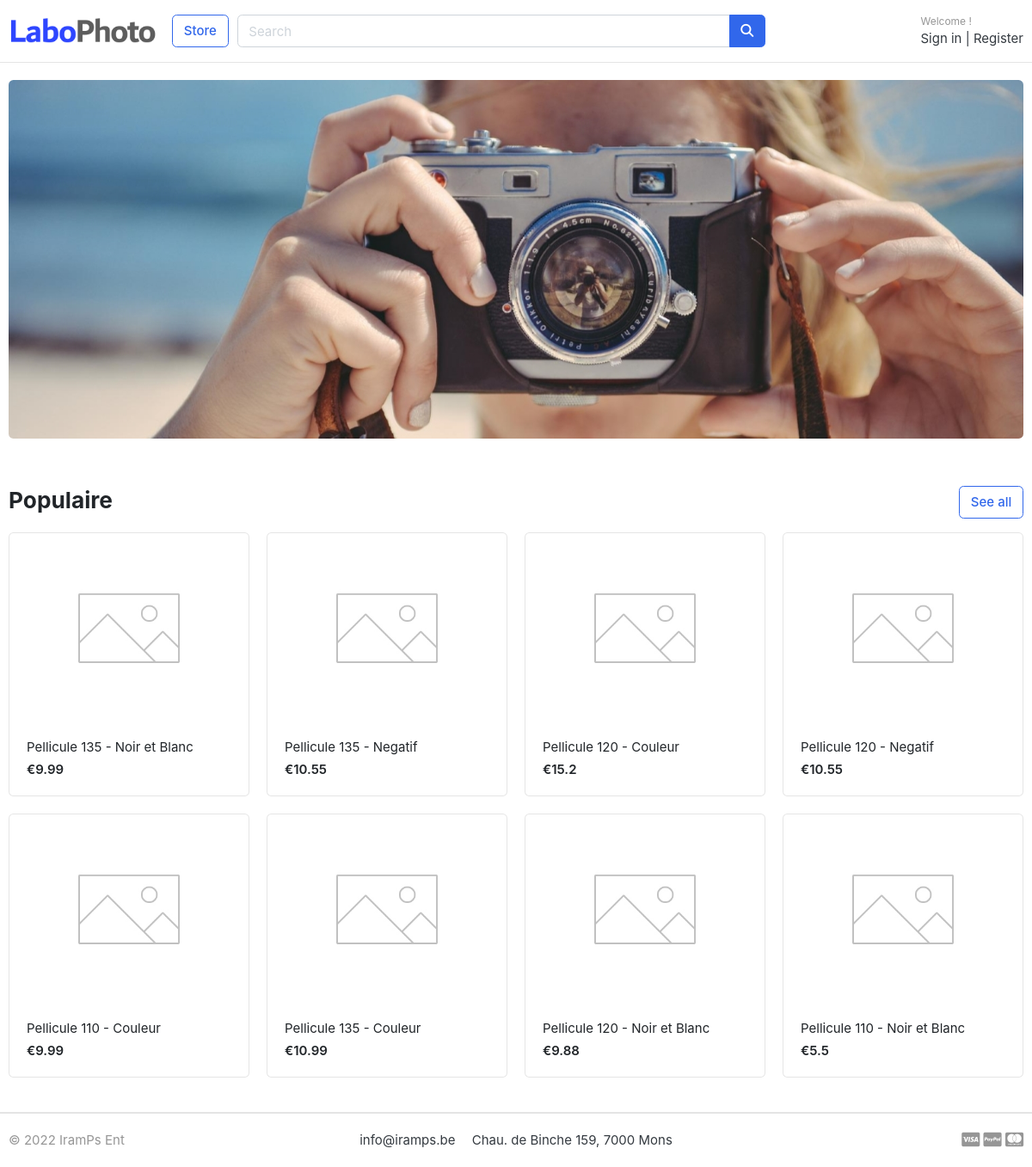
/, run on an earlier commit of the app's database.
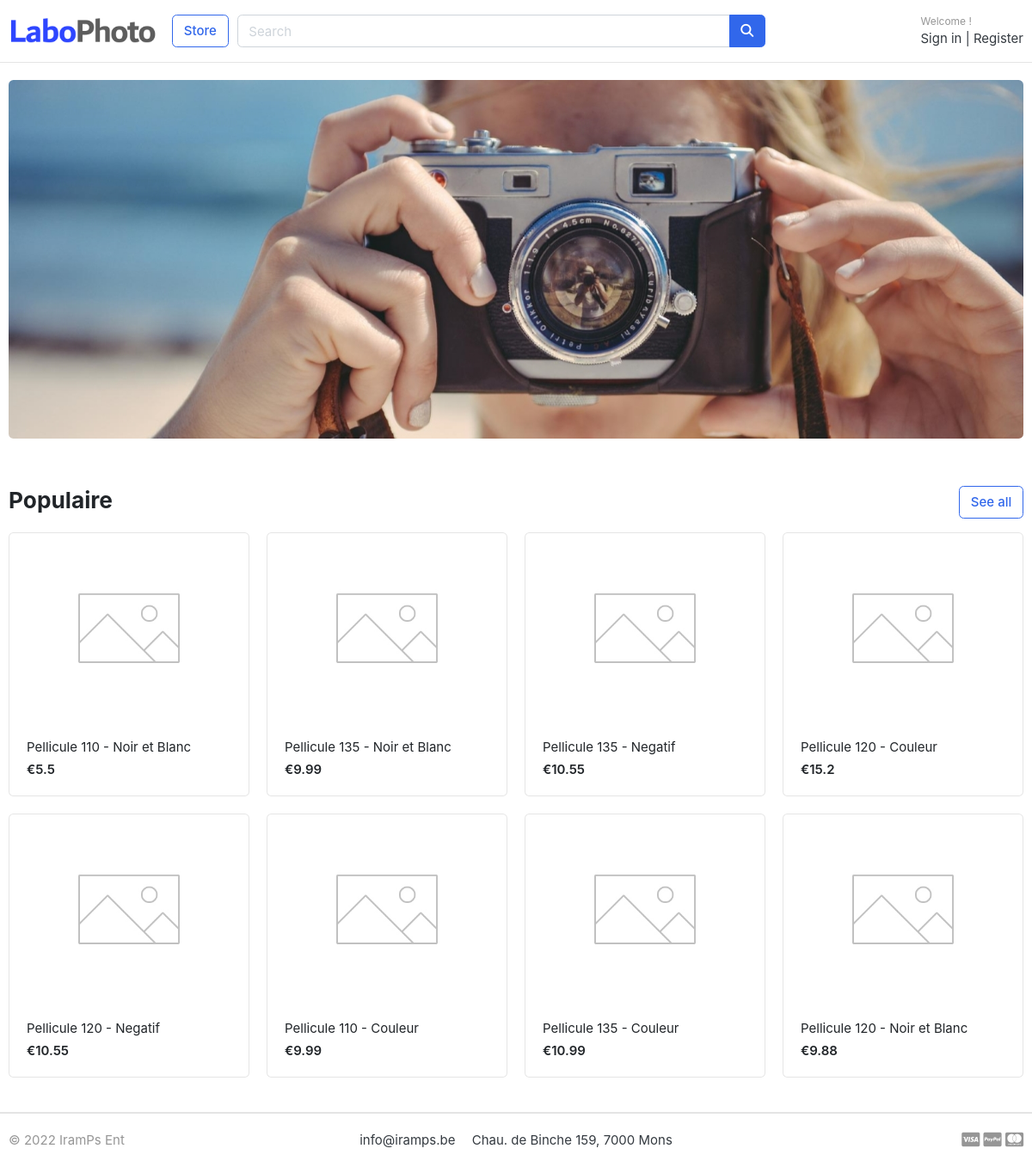
And on a later commit of the database.
### store/models.py (models this page shows, shortened)
class Product(models.Model):
    product_name    = models.CharField(max_length=200, unique=True, blank=True)
    slug            = models.SlugField(max_length=200, unique=True, blank=True)
    description     = models.TextField(max_length=500, blank=True)
    price           = models.FloatField()
    images          = models.ImageField(upload_to='photos/products', default='photos/products/defaultproduct.jpg')
    stock           = models.IntegerField()
    number_of_sale  = models.IntegerField(default=0)
    is_available    = models.BooleanField(default=True)
    color_category  = models.ForeignKey(ColorCategory, on_delete=models.CASCADE, null=True, default=None)
    size_category   = models.ForeignKey(SizeCategory, on_delete=models.CASCADE, null=True, default=None)
    created_on      = models.DateTimeField(auto_now_add=True)
    modified_date   = models.DateTimeField(auto_now=True)
    tva             = models.FloatField(default=21.0)

### myShop/views.py (the view)
# urls.py: path('', HomePage.as_view(), name="home"),
class HomePage(ListView):
    model = Product
    context_object_name = "products"
    template_name = "home.html"
    def get_queryset(self) :
        queryset = super().get_queryset()
        return queryset.filter(is_available=True).order_by('-number_of_sale')

### carts/context_processors.py (called while the page is built)
def counter(request):
    total_quantity = 0
    if 'admin' in request.path:
        return {}
    else :
        try :
            cart = Cart.objects.get(cart_id=request.user)
            cartitem = CartItem.objects.filter(cart=cart, is_active=True)
            total_quantity = cartitem.aggregate(Sum('quantity'))['quantity__sum']
            total_quantity = total_quantity if total_quantity is not None else 0
        except :
            total_quantity = 0
    return dict(total_item=total_quantity)

### category/context_processors.py (called while the page is built)
def menu_links(request):
    links = ColorCategory.objects.all()
    size_categories = SizeCategory.objects.all()
    return dict(links=links, size_categories=size_categories)

### templates/home.html
{% extends "base.html" %}
{% load static %}
{% block content %}
<section class="section-intro padding-y-sm">
<div class="container">
<div class="intro-banner-wrap">
	<img src="{% static 'images/banners/cover.jpg' %}" class="img-fluid rounded">
</div>
</div>
</section>
<section class="section-name padding-y-sm">
<div class="container">
<header class="section-heading">
	<a href="{% url 'store:store' %}" class="btn btn-outline-primary float-right">See all</a>
	<h3 class="section-title">Populaire</h3>
</header>
<div class="row">
	{% for product in products %}
	<div class="col-md-3">
		<div class="card card-product-grid">
			<a href="{% url 'store:product_detail' slug=product.slug %}" class="img-wrap"> <img src="{{ product.images.url }}"> </a>
			<figcaption class="info-wrap">
				<a href="{% url 'store:product_detail' slug=product.slug %}" class="title">{{ product.product_name }}</a>
				<div class="price mt-1">€{{ product.price }}</div>
			</figcaption>
		</div>
	</div>
	{% endfor %}
</div>
</div>
</section>
{% endblock %}

What changed in the data, as far as the page shows it:
changed Product "Pellicule 110 - Noir et Blanc": moves up the list
